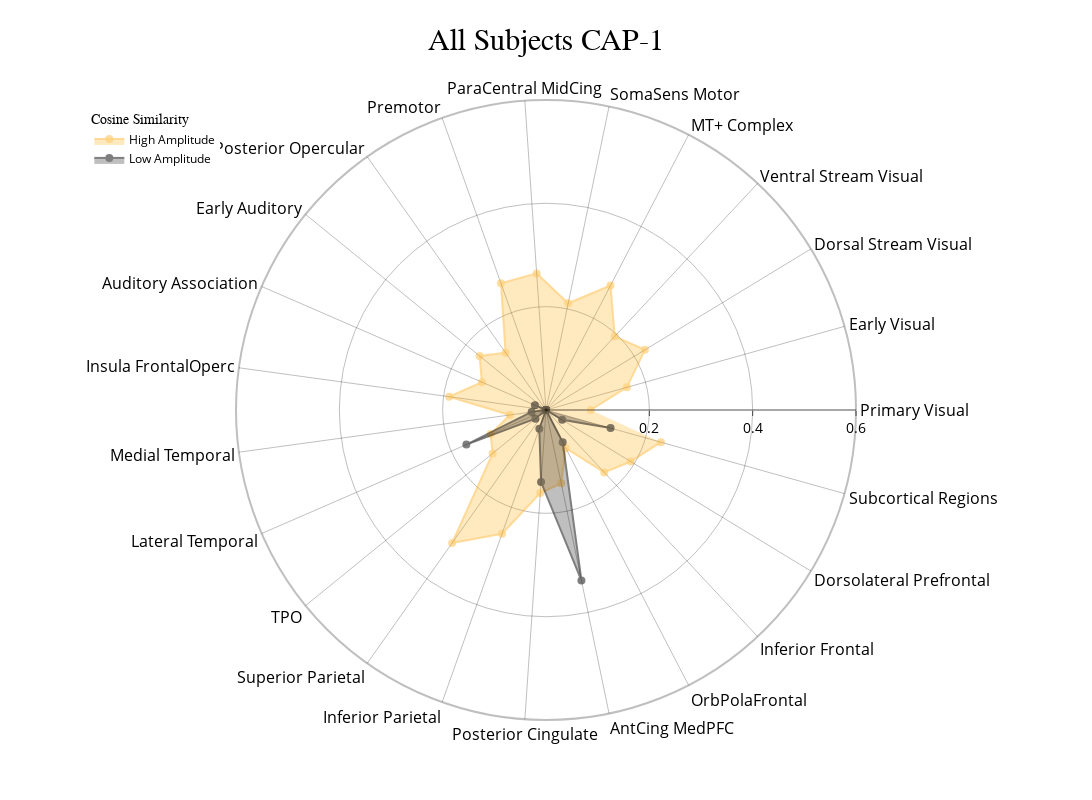
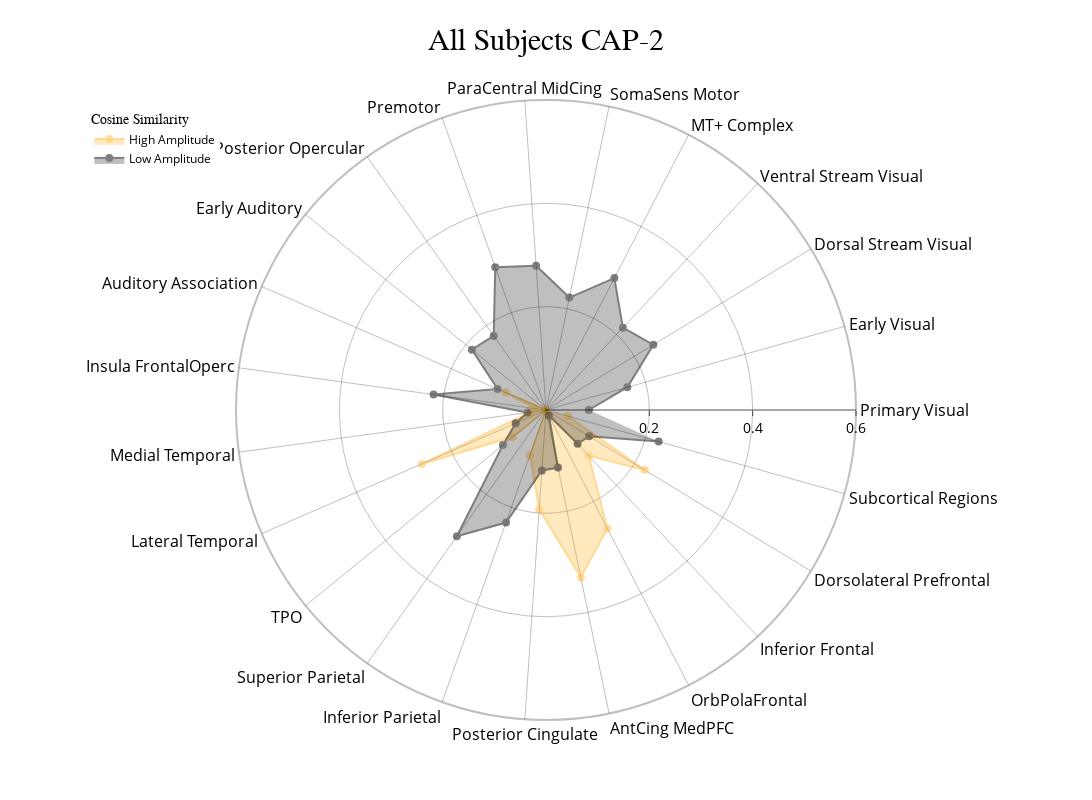
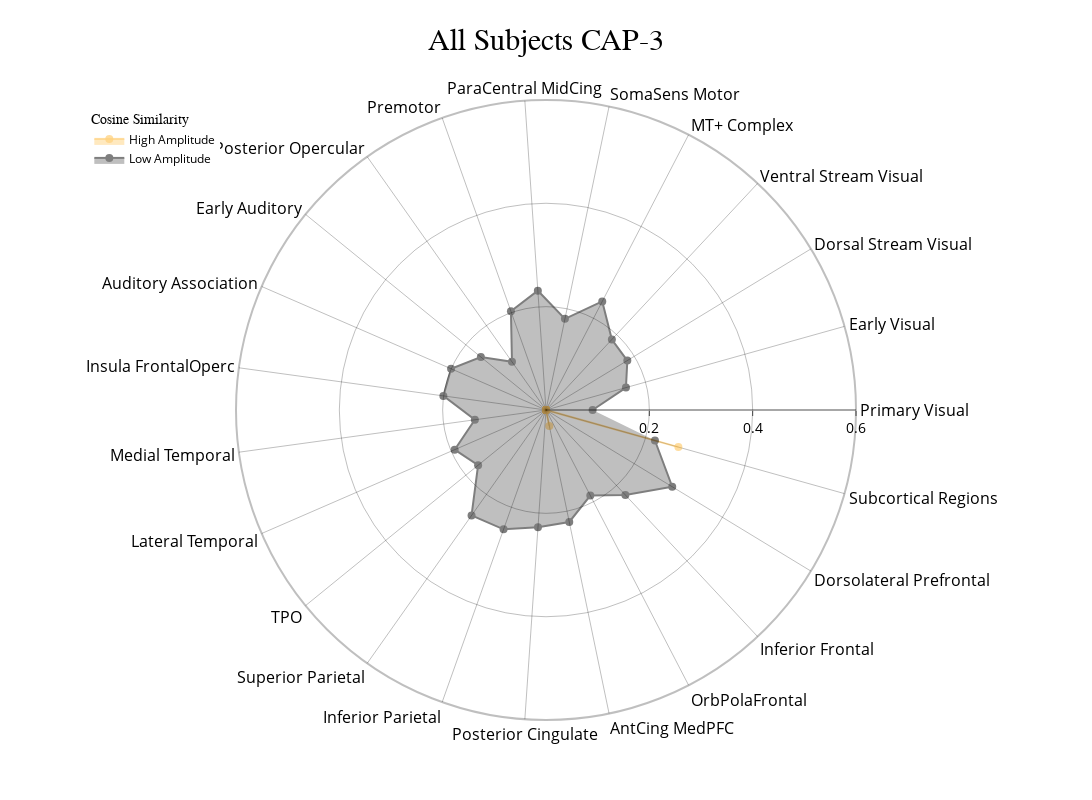
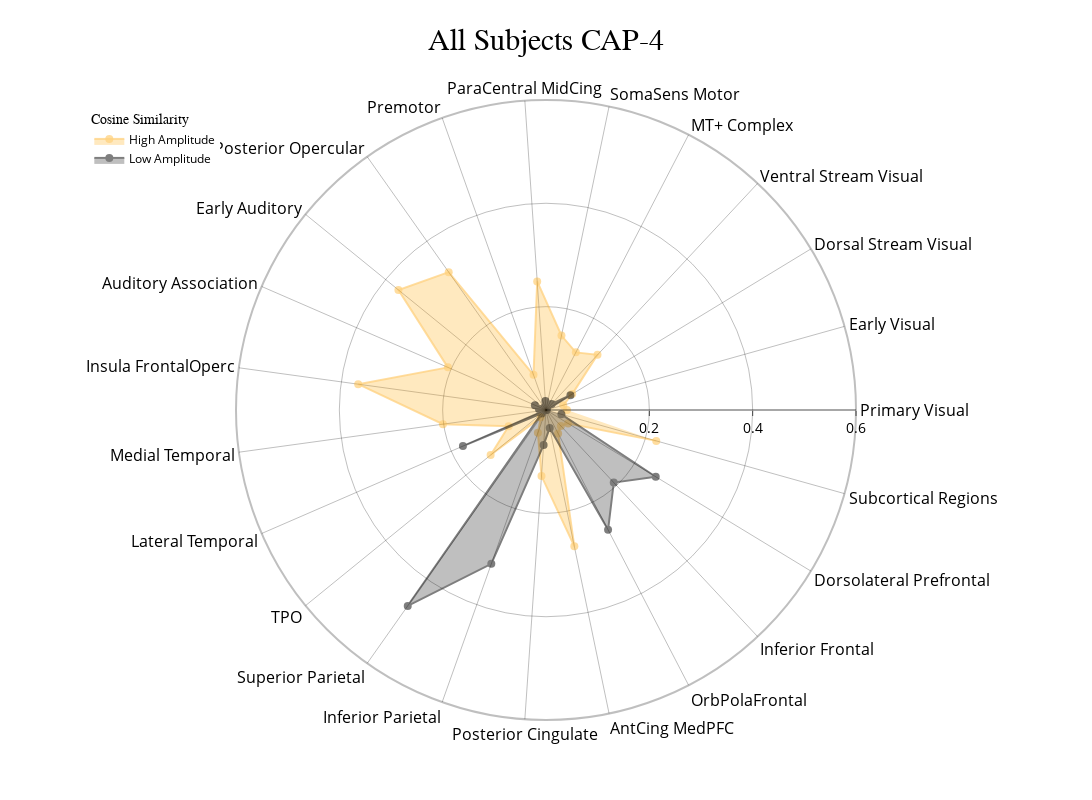

The code cell stored with these charts, in order, in its notebook:
### Code cell
radialaxis = {
    "showline": True,
    "linewidth": 2,
    "linecolor": "rgba(0, 0, 0, 0.25)",
    "gridcolor": "rgba(0, 0, 0, 0.25)",
    "ticks": "outside",
    "tickfont": {"size": 14, "color": "black"},
    "range": [0, 0.6],
    "tickvals": [0.2, "", 0.4, "", 0.6],
}

color_discrete_map = {"High Amplitude": "rgba(255, 165, 0, 0.75)", "Low Amplitude": "black"}

cap_analysis.caps2radar(
    radialaxis=radialaxis,
    fill="toself",
    color_discrete_map=color_discrete_map,
    use_scatterpolar=True,
    output_dir=output_dir,
    as_html=True,
)

### Figure 1 — Plotly figure (JSON) as saved in the notebook; plotly's stock layout.template omitted (floating-point values rounded to 4 significant figures)
{"data": [{"connectgaps": true, "fill": "toself", "line": {"color": "rgba(255, 165, 0, 0.75)", "width": 2}, "marker": {"color": "rgba(255, 165, 0, 0.75)", "size": 8}, "mode": "markers+lines", "name": "High Amplitude", "opacity": 0.5, "r": [0.08657, 0.1626, 0.224, 0.1949, 0.2713, 0.211, 0.265, 0.2605, 0.1358, 0.1658, 0.1353, 0.1891, 0.07063, 0.117, 0.1331, 0.315, 0.2541, 0.161, 0.1449, 0.08309, 0.1653, 0.1919, 0.231], "theta": ["Primary Visual", "Early Visual", "Dorsal Stream Visual", "Ventral Stream Visual", "MT+ Complex", "SomaSens Motor", "ParaCentral MidCing", "Premotor", "Posterior Opercular", "Early Auditory", "Auditory Association", "Insula FrontalOperc", "Medial Temporal", "Lateral Temporal", "TPO", "Superior Parietal", "Inferior Parietal", "Posterior Cingulate", "AntCing MedPFC", "OrbPolaFrontal", "Inferior Frontal", "Dorsolateral Prefrontal", "Subcortical Regions"], "type": "scatterpolar"}, {"connectgaps": true, "fill": "toself", "line": {"color": "black", "width": 2}, "marker": {"color": "black", "size": 8}, "mode": "markers+lines", "name": "Low Amplitude", "opacity": 0.5, "r": [0, 0, 0, 0, 0, 0, 0, 0, 0, 0, 0.02343, 0.0008376, 0.02811, 0.168, 0.02653, 0, 0.03859, 0.1399, 0.337, 0.07014, 0, 0.03663, 0.1298], "theta": ["Primary Visual", "Early Visual", "Dorsal Stream Visual", "Ventral Stream Visual", "MT+ Complex", "SomaSens Motor", "ParaCentral MidCing", "Premotor", "Posterior Opercular", "Early Auditory", "Auditory Association", "Insula FrontalOperc", "Medial Temporal", "Lateral Temporal", "TPO", "Superior Parietal", "Inferior Parietal", "Posterior Cingulate", "AntCing MedPFC", "OrbPolaFrontal", "Inferior Frontal", "Dorsolateral Prefrontal", "Subcortical Regions"], "type": "scatterpolar"}], "layout": {"height": 800, "legend": {"font": {"color": "black", "size": 12}, "title": {"font": {"family": "Times New Roman"}, "text": "Cosine Similarity"}, "x": 0.01, "xanchor": "left", "y": 0.99, "yanchor": "top"}, "polar": {"angularaxis": {"gridcolor": "rgba(0, 0, 0, 0.25)", "linecolor": "rgba(0, 0, 0, 0.25)", "linewidth": 2, "showline": true, "tickfont": {"color": "black", "size": 16}}, "bgcolor": "white", "radialaxis": {"gridcolor": "rgba(0, 0, 0, 0.25)", "linecolor": "rgba(0, 0, 0, 0.25)", "linewidth": 2, "range": [0, 0.6], "showline": true, "tickfont": {"color": "black", "size": 14}, "ticks": "outside", "tickvals": [0.2, "", 0.4, "", 0.6]}}, "showlegend": true, "title": {"font": {"color": "black", "family": "Times New Roman", "size": 30}, "text": "All Subjects CAP-1", "x": 0.5}, "width": 1200}}

### Figure 2 — Plotly figure (JSON) as saved in the notebook; plotly's stock layout.template omitted (floating-point values rounded to 4 significant figures)
{"data": [{"connectgaps": true, "fill": "toself", "line": {"color": "rgba(255, 165, 0, 0.75)", "width": 2}, "marker": {"color": "rgba(255, 165, 0, 0.75)", "size": 8}, "mode": "markers+lines", "name": "High Amplitude", "opacity": 0.5, "r": [0, 0, 0, 0, 0, 0, 0, 0, 0, 0, 0.08502, 0.02098, 0.0303, 0.2621, 0.08306, 0, 0.09289, 0.1926, 0.3309, 0.2584, 0.1212, 0.2239, 0.04384], "theta": ["Primary Visual", "Early Visual", "Dorsal Stream Visual", "Ventral Stream Visual", "MT+ Complex", "SomaSens Motor", "ParaCentral MidCing", "Premotor", "Posterior Opercular", "Early Auditory", "Auditory Association", "Insula FrontalOperc", "Medial Temporal", "Lateral Temporal", "TPO", "Superior Parietal", "Inferior Parietal", "Posterior Cingulate", "AntCing MedPFC", "OrbPolaFrontal", "Inferior Frontal", "Dorsolateral Prefrontal", "Subcortical Regions"], "type": "scatterpolar"}, {"connectgaps": true, "fill": "toself", "line": {"color": "black", "width": 2}, "marker": {"color": "black", "size": 8}, "mode": "markers+lines", "name": "Low Amplitude", "opacity": 0.5, "r": [0.08303, 0.1635, 0.243, 0.218, 0.2876, 0.2222, 0.2799, 0.2932, 0.1755, 0.185, 0.1022, 0.2196, 0.03608, 0.06395, 0.1075, 0.2991, 0.2311, 0.1172, 0.1138, 0.01231, 0.08963, 0.09772, 0.2264], "theta": ["Primary Visual", "Early Visual", "Dorsal Stream Visual", "Ventral Stream Visual", "MT+ Complex", "SomaSens Motor", "ParaCentral MidCing", "Premotor", "Posterior Opercular", "Early Auditory", "Auditory Association", "Insula FrontalOperc", "Medial Temporal", "Lateral Temporal", "TPO", "Superior Parietal", "Inferior Parietal", "Posterior Cingulate", "AntCing MedPFC", "OrbPolaFrontal", "Inferior Frontal", "Dorsolateral Prefrontal", "Subcortical Regions"], "type": "scatterpolar"}], "layout": {"height": 800, "legend": {"font": {"color": "black", "size": 12}, "title": {"font": {"family": "Times New Roman"}, "text": "Cosine Similarity"}, "x": 0.01, "xanchor": "left", "y": 0.99, "yanchor": "top"}, "polar": {"angularaxis": {"gridcolor": "rgba(0, 0, 0, 0.25)", "linecolor": "rgba(0, 0, 0, 0.25)", "linewidth": 2, "showline": true, "tickfont": {"color": "black", "size": 16}}, "bgcolor": "white", "radialaxis": {"gridcolor": "rgba(0, 0, 0, 0.25)", "linecolor": "rgba(0, 0, 0, 0.25)", "linewidth": 2, "range": [0, 0.6], "showline": true, "tickfont": {"color": "black", "size": 14}, "ticks": "outside", "tickvals": [0.2, "", 0.4, "", 0.6]}}, "showlegend": true, "title": {"font": {"color": "black", "family": "Times New Roman", "size": 30}, "text": "All Subjects CAP-2", "x": 0.5}, "width": 1200}}

### Figure 3 — Plotly figure (JSON) as saved in the notebook; plotly's stock layout.template omitted (floating-point values rounded to 4 significant figures)
{"data": [{"connectgaps": true, "fill": "toself", "line": {"color": "rgba(255, 165, 0, 0.75)", "width": 2}, "marker": {"color": "rgba(255, 165, 0, 0.75)", "size": 8}, "mode": "markers+lines", "name": "High Amplitude", "opacity": 0.5, "r": [0, 0, 0, 0, 0, 0, 0, 0, 0, 0, 0, 0, 0, 0, 0, 0, 0, 0, 0.03146, 0, 0, 0, 0.2661], "theta": ["Primary Visual", "Early Visual", "Dorsal Stream Visual", "Ventral Stream Visual", "MT+ Complex", "SomaSens Motor", "ParaCentral MidCing", "Premotor", "Posterior Opercular", "Early Auditory", "Auditory Association", "Insula FrontalOperc", "Medial Temporal", "Lateral Temporal", "TPO", "Superior Parietal", "Inferior Parietal", "Posterior Cingulate", "AntCing MedPFC", "OrbPolaFrontal", "Inferior Frontal", "Dorsolateral Prefrontal", "Subcortical Regions"], "type": "scatterpolar"}, {"connectgaps": true, "fill": "toself", "line": {"color": "black", "width": 2}, "marker": {"color": "black", "size": 8}, "mode": "markers+lines", "name": "Low Amplitude", "opacity": 0.5, "r": [0.09022, 0.1607, 0.1842, 0.1868, 0.2367, 0.1802, 0.2315, 0.2027, 0.1142, 0.1626, 0.2003, 0.2005, 0.139, 0.1927, 0.1694, 0.2499, 0.2451, 0.2277, 0.2213, 0.1864, 0.225, 0.2859, 0.219], "theta": ["Primary Visual", "Early Visual", "Dorsal Stream Visual", "Ventral Stream Visual", "MT+ Complex", "SomaSens Motor", "ParaCentral MidCing", "Premotor", "Posterior Opercular", "Early Auditory", "Auditory Association", "Insula FrontalOperc", "Medial Temporal", "Lateral Temporal", "TPO", "Superior Parietal", "Inferior Parietal", "Posterior Cingulate", "AntCing MedPFC", "OrbPolaFrontal", "Inferior Frontal", "Dorsolateral Prefrontal", "Subcortical Regions"], "type": "scatterpolar"}], "layout": {"height": 800, "legend": {"font": {"color": "black", "size": 12}, "title": {"font": {"family": "Times New Roman"}, "text": "Cosine Similarity"}, "x": 0.01, "xanchor": "left", "y": 0.99, "yanchor": "top"}, "polar": {"angularaxis": {"gridcolor": "rgba(0, 0, 0, 0.25)", "linecolor": "rgba(0, 0, 0, 0.25)", "linewidth": 2, "showline": true, "tickfont": {"color": "black", "size": 16}}, "bgcolor": "white", "radialaxis": {"gridcolor": "rgba(0, 0, 0, 0.25)", "linecolor": "rgba(0, 0, 0, 0.25)", "linewidth": 2, "range": [0, 0.6], "showline": true, "tickfont": {"color": "black", "size": 14}, "ticks": "outside", "tickvals": [0.2, "", 0.4, "", 0.6]}}, "showlegend": true, "title": {"font": {"color": "black", "family": "Times New Roman", "size": 30}, "text": "All Subjects CAP-3", "x": 0.5}, "width": 1200}}

### Figure 4 — Plotly figure (JSON) as saved in the notebook; plotly's stock layout.template omitted (floating-point values rounded to 4 significant figures)
{"data": [{"connectgaps": true, "fill": "toself", "line": {"color": "rgba(255, 165, 0, 0.75)", "width": 2}, "marker": {"color": "rgba(255, 165, 0, 0.75)", "size": 8}, "mode": "markers+lines", "name": "High Amplitude", "opacity": 0.5, "r": [0.04063, 0.03475, 0.05939, 0.146, 0.1256, 0.1472, 0.2495, 0.07225, 0.3266, 0.3682, 0.2071, 0.3669, 0.2013, 0.07892, 0.1382, 0.01743, 0.04695, 0.1282, 0.2696, 0.051, 0.04225, 0.04996, 0.2216], "theta": ["Primary Visual", "Early Visual", "Dorsal Stream Visual", "Ventral Stream Visual", "MT+ Complex", "SomaSens Motor", "ParaCentral MidCing", "Premotor", "Posterior Opercular", "Early Auditory", "Auditory Association", "Insula FrontalOperc", "Medial Temporal", "Lateral Temporal", "TPO", "Superior Parietal", "Inferior Parietal", "Posterior Cingulate", "AntCing MedPFC", "OrbPolaFrontal", "Inferior Frontal", "Dorsolateral Prefrontal", "Subcortical Regions"], "type": "scatterpolar"}, {"connectgaps": true, "fill": "toself", "line": {"color": "black", "width": 2}, "marker": {"color": "black", "size": 8}, "mode": "markers+lines", "name": "Low Amplitude", "opacity": 0.5, "r": [0, 0.001573, 0.05531, 0.01599, 0.01105, 0, 0.01749, 0.006831, 0, 0, 0.02342, 0.01387, 0, 0.1753, 0.01055, 0.4641, 0.316, 0.06775, 0.03543, 0.2611, 0.1921, 0.2486, 0.03095], "theta": ["Primary Visual", "Early Visual", "Dorsal Stream Visual", "Ventral Stream Visual", "MT+ Complex", "SomaSens Motor", "ParaCentral MidCing", "Premotor", "Posterior Opercular", "Early Auditory", "Auditory Association", "Insula FrontalOperc", "Medial Temporal", "Lateral Temporal", "TPO", "Superior Parietal", "Inferior Parietal", "Posterior Cingulate", "AntCing MedPFC", "OrbPolaFrontal", "Inferior Frontal", "Dorsolateral Prefrontal", "Subcortical Regions"], "type": "scatterpolar"}], "layout": {"height": 800, "legend": {"font": {"color": "black", "size": 12}, "title": {"font": {"family": "Times New Roman"}, "text": "Cosine Similarity"}, "x": 0.01, "xanchor": "left", "y": 0.99, "yanchor": "top"}, "polar": {"angularaxis": {"gridcolor": "rgba(0, 0, 0, 0.25)", "linecolor": "rgba(0, 0, 0, 0.25)", "linewidth": 2, "showline": true, "tickfont": {"color": "black", "size": 16}}, "bgcolor": "white", "radialaxis": {"gridcolor": "rgba(0, 0, 0, 0.25)", "linecolor": "rgba(0, 0, 0, 0.25)", "linewidth": 2, "range": [0, 0.6], "showline": true, "tickfont": {"color": "black", "size": 14}, "ticks": "outside", "tickvals": [0.2, "", 0.4, "", 0.6]}}, "showlegend": true, "title": {"font": {"color": "black", "family": "Times New Roman", "size": 30}, "text": "All Subjects CAP-4", "x": 0.5}, "width": 1200}}
